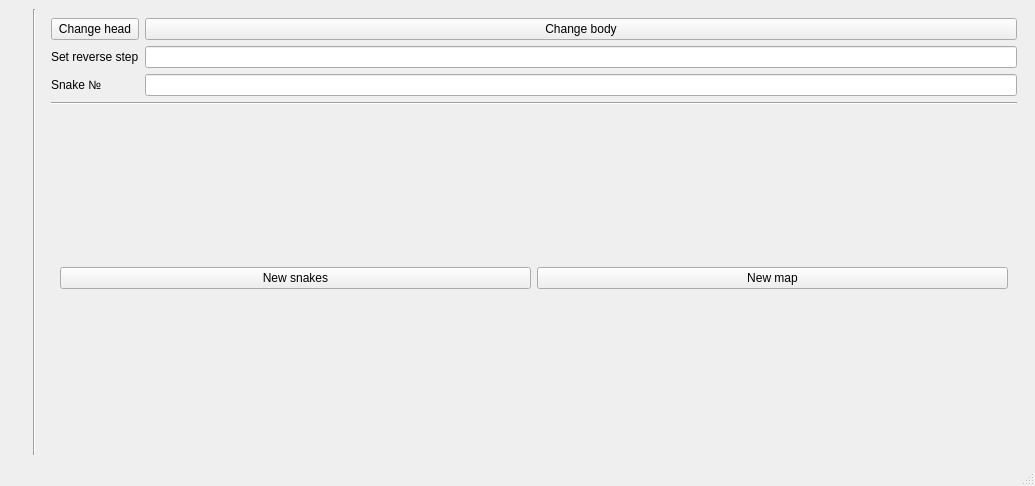
<?xml version="1.0" encoding="UTF-8"?>
<ui version="4.0">
 <class>MainWindow</class>
 <widget class="QMainWindow" name="MainWindow">
  <property name="geometry">
   <rect>
    <x>0</x>
    <y>0</y>
    <width>1035</width>
    <height>486</height>
   </rect>
  </property>
  <property name="windowTitle">
   <string>MainWindow</string>
  </property>
  <widget class="QWidget" name="centralwidget">
   <layout class="QHBoxLayout" name="horizontalLayout">
    <item>
     <widget class="QWidget" name="GameScreen" native="true">
      <layout class="QGridLayout" name="gridLayout_3">
       <item row="0" column="0">
        <layout class="QGridLayout" name="graphicLayout"/>
       </item>
      </layout>
     </widget>
    </item>
    <item>
     <widget class="Line" name="line_2">
      <property name="orientation">
       <enum>Qt::Vertical</enum>
      </property>
     </widget>
    </item>
    <item>
     <widget class="QWidget" name="Snake1Params" native="true">
      <layout class="QVBoxLayout" name="verticalLayout">
       <item>
        <layout class="QGridLayout" name="gridLayout_2">
         <item row="1" column="0">
          <widget class="QLabel" name="label_4">
           <property name="text">
            <string>Set reverse step</string>
           </property>
          </widget>
         </item>
         <item row="0" column="0">
          <widget class="QPushButton" name="buttonSnakeHeadColor">
           <property name="text">
            <string>Change head</string>
           </property>
          </widget>
         </item>
         <item row="3" column="0">
          <widget class="QLabel" name="label_3">
           <property name="text">
            <string>Snake №</string>
           </property>
          </widget>
         </item>
         <item row="0" column="1">
          <widget class="QPushButton" name="buttonSnakeBodyColor">
           <property name="text">
            <string>Change body</string>
           </property>
          </widget>
         </item>
         <item row="1" column="1">
          <widget class="QLineEdit" name="stepBackSnake"/>
         </item>
         <item row="3" column="1">
          <widget class="QLineEdit" name="snakeAtID"/>
         </item>
        </layout>
       </item>
       <item>
        <widget class="Line" name="line">
         <property name="orientation">
          <enum>Qt::Horizontal</enum>
         </property>
        </widget>
       </item>
       <item>
        <widget class="QWidget" name="GameParam" native="true">
         <layout class="QGridLayout" name="gridLayout">
          <item row="0" column="1">
           <widget class="QPushButton" name="mapParamRedraw">
            <property name="text">
             <string>New map</string>
            </property>
           </widget>
          </item>
          <item row="0" column="0">
           <widget class="QPushButton" name="buttonSnakeGen">
            <property name="text">
             <string>New snakes</string>
            </property>
           </widget>
          </item>
         </layout>
        </widget>
       </item>
      </layout>
     </widget>
    </item>
   </layout>
  </widget>
  <widget class="QMenuBar" name="menubar">
   <property name="geometry">
    <rect>
     <x>0</x>
     <y>0</y>
     <width>1035</width>
     <height>21</height>
    </rect>
   </property>
  </widget>
  <widget class="QStatusBar" name="statusbar"/>
 </widget>
 <resources/>
 <connections/>
</ui>
